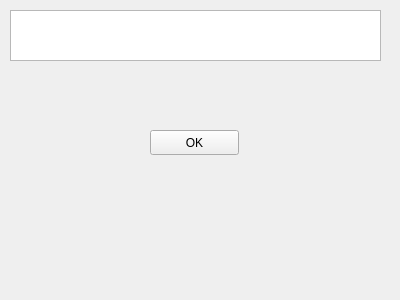
<?xml version="1.0" encoding="UTF-8"?>
<ui version="4.0">
 <class>Form</class>
 <widget class="QWidget" name="Form">
  <property name="geometry">
   <rect>
    <x>0</x>
    <y>0</y>
    <width>400</width>
    <height>300</height>
   </rect>
  </property>
  <property name="windowTitle">
   <string>Form</string>
  </property>
  <widget class="QTextEdit" name="name">
   <property name="geometry">
    <rect>
     <x>10</x>
     <y>10</y>
     <width>371</width>
     <height>51</height>
    </rect>
   </property>
  </widget>
  <widget class="QPushButton" name="pushButton">
   <property name="geometry">
    <rect>
     <x>150</x>
     <y>130</y>
     <width>89</width>
     <height>25</height>
    </rect>
   </property>
   <property name="text">
    <string>OK</string>
   </property>
  </widget>
 </widget>
 <resources/>
 <connections/>
</ui>
